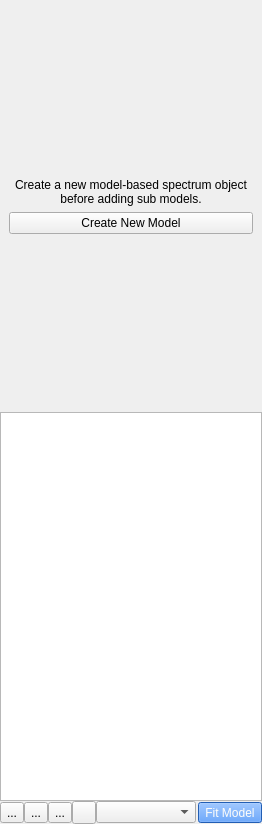
<?xml version="1.0" encoding="UTF-8"?>
<ui version="4.0">
 <class>Form</class>
 <widget class="QWidget" name="Form">
  <property name="geometry">
   <rect>
    <x>0</x>
    <y>0</y>
    <width>262</width>
    <height>824</height>
   </rect>
  </property>
  <property name="windowTitle">
   <string>Form</string>
  </property>
  <layout class="QVBoxLayout" name="verticalLayout">
   <property name="margin">
    <number>0</number>
   </property>
   <item>
    <layout class="QVBoxLayout" name="verticalLayout_2">
     <property name="spacing">
      <number>0</number>
     </property>
     <item>
      <widget class="QWidget" name="setup_holder_widget" native="true">
       <layout class="QVBoxLayout" name="no_model_layout">
        <item>
         <spacer name="verticalSpacer_2">
          <property name="orientation">
           <enum>Qt::Vertical</enum>
          </property>
          <property name="sizeHint" stdset="0">
           <size>
            <width>20</width>
            <height>40</height>
           </size>
          </property>
         </spacer>
        </item>
        <item>
         <widget class="QLabel" name="label">
          <property name="text">
           <string>Create a new model-based spectrum object before adding sub models.</string>
          </property>
          <property name="alignment">
           <set>Qt::AlignCenter</set>
          </property>
          <property name="wordWrap">
           <bool>true</bool>
          </property>
         </widget>
        </item>
        <item>
         <widget class="QPushButton" name="new_model_button">
          <property name="text">
           <string>Create New Model</string>
          </property>
         </widget>
        </item>
        <item>
         <spacer name="verticalSpacer">
          <property name="orientation">
           <enum>Qt::Vertical</enum>
          </property>
          <property name="sizeHint" stdset="0">
           <size>
            <width>20</width>
            <height>40</height>
           </size>
          </property>
         </spacer>
        </item>
       </layout>
      </widget>
     </item>
     <item>
      <widget class="QWidget" name="editor_holder_widget" native="true">
       <layout class="QVBoxLayout" name="model_editor_layout">
        <property name="spacing">
         <number>0</number>
        </property>
        <property name="margin">
         <number>0</number>
        </property>
        <item>
         <widget class="QTreeView" name="model_tree_view">
          <attribute name="headerCascadingSectionResizes">
           <bool>true</bool>
          </attribute>
         </widget>
        </item>
        <item>
         <widget class="QWidget" name="widget" native="true">
          <property name="maximumSize">
           <size>
            <width>16777215</width>
            <height>26</height>
           </size>
          </property>
          <property name="autoFillBackground">
           <bool>false</bool>
          </property>
          <layout class="QHBoxLayout" name="horizontalLayout">
           <property name="spacing">
            <number>0</number>
           </property>
           <property name="margin">
            <number>0</number>
           </property>
           <item>
            <widget class="QToolButton" name="add_model_button">
             <property name="minimumSize">
              <size>
               <width>0</width>
               <height>21</height>
              </size>
             </property>
             <property name="text">
              <string>...</string>
             </property>
             <property name="icon">
              <iconset>
               <normalon>:/icons/plus.svg</normalon>
              </iconset>
             </property>
            </widget>
           </item>
           <item>
            <widget class="QToolButton" name="remove_model_button">
             <property name="minimumSize">
              <size>
               <width>0</width>
               <height>21</height>
              </size>
             </property>
             <property name="text">
              <string>...</string>
             </property>
             <property name="icon">
              <iconset>
               <normalon>:/icons/minus.svg</normalon>
              </iconset>
             </property>
            </widget>
           </item>
           <item>
            <widget class="QToolButton" name="equation_edit_button">
             <property name="minimumSize">
              <size>
               <width>0</width>
               <height>21</height>
              </size>
             </property>
             <property name="text">
              <string>...</string>
             </property>
             <property name="icon">
              <iconset>
               <normalon>:/icons/014-calculator.svg</normalon>
              </iconset>
             </property>
            </widget>
           </item>
           <item>
            <widget class="QToolButton" name="advanced_settings_button">
             <property name="minimumSize">
              <size>
               <width>0</width>
               <height>21</height>
              </size>
             </property>
             <property name="icon">
              <iconset resource="../../data/resources/resources.qrc">
               <normaloff>:/icons/configuration.svg</normaloff>:/icons/configuration.svg</iconset>
             </property>
            </widget>
           </item>
           <item>
            <widget class="QComboBox" name="data_selection_combo">
             <property name="minimumSize">
              <size>
               <width>100</width>
               <height>0</height>
              </size>
             </property>
             <property name="maximumSize">
              <size>
               <width>100</width>
               <height>16777215</height>
              </size>
             </property>
            </widget>
           </item>
           <item>
            <spacer name="horizontalSpacer_2">
             <property name="orientation">
              <enum>Qt::Horizontal</enum>
             </property>
             <property name="sizeHint" stdset="0">
              <size>
               <width>40</width>
               <height>20</height>
              </size>
             </property>
            </spacer>
           </item>
           <item alignment="Qt::AlignVCenter">
            <widget class="QToolButton" name="fit_button">
             <property name="minimumSize">
              <size>
               <width>0</width>
               <height>21</height>
              </size>
             </property>
             <property name="styleSheet">
              <string notr="true">background-color: rgb(48, 131, 252);
color: rgb(255, 254, 250);</string>
             </property>
             <property name="text">
              <string>Fit Model</string>
             </property>
            </widget>
           </item>
          </layout>
         </widget>
        </item>
       </layout>
      </widget>
     </item>
    </layout>
   </item>
  </layout>
 </widget>
 <resources>
  <include location="../../data/resources/resources.qrc"/>
 </resources>
 <connections/>
</ui>
